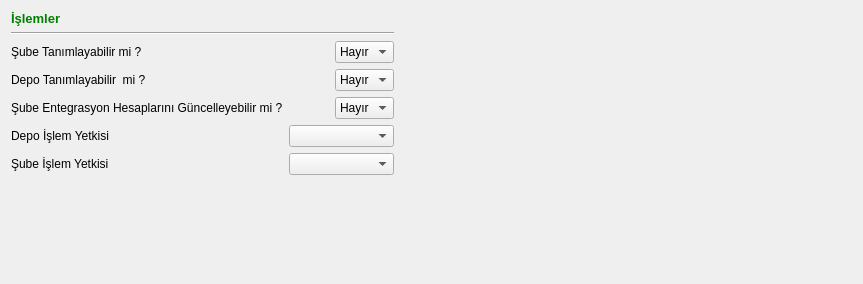
     <widget class="QWidget" name="tab_sube_depo_unite">
      <attribute name="title">
       <string>Şube/Depo/Ünite</string>
      </attribute>
      <layout class="QGridLayout" name="gridLayout_11">
       <item row="0" column="0">
        <layout class="QGridLayout" name="gridLayout_9" columnstretch="15,0,5,40">
         <item row="0" column="0">
          <widget class="QLabel" name="label_203">
           <property name="sizePolicy">
            <sizepolicy hsizetype="Fixed" vsizetype="Fixed">
             <horstretch>0</horstretch>
             <verstretch>0</verstretch>
            </sizepolicy>
           </property>
           <property name="text">
            <string>&lt;!DOCTYPE HTML PUBLIC &quot;-//W3C//DTD HTML 4.0//EN&quot; &quot;http://www.w3.org/TR/REC-html40/strict.dtd&quot;&gt;
&lt;html&gt;&lt;head&gt;&lt;meta name=&quot;qrichtext&quot; content=&quot;1&quot; /&gt;&lt;style type=&quot;text/css&quot;&gt;
p, li { white-space: pre-wrap; }
&lt;/style&gt;&lt;/head&gt;&lt;body style=&quot; font-family:'Sans Serif'; font-size:10pt; font-weight:400; font-style:normal;&quot;&gt;
&lt;p style=&quot; margin-top:0px; margin-bottom:0px; margin-left:0px; margin-right:0px; -qt-block-indent:0; text-indent:0px;&quot;&gt;&lt;span style=&quot; font-weight:600; color:#008000;&quot;&gt;İşlemler&lt;/span&gt;&lt;/p&gt;&lt;/body&gt;&lt;/html&gt;</string>
           </property>
          </widget>
         </item>
         <item row="1" column="0" colspan="3">
          <widget class="Line" name="line_25">
           <property name="orientation">
            <enum>Qt::Horizontal</enum>
           </property>
          </widget>
         </item>
         <item row="2" column="0">
          <widget class="QLabel" name="label_sube_tanimlayabilir_mi_3">
           <property name="sizePolicy">
            <sizepolicy hsizetype="Fixed" vsizetype="Expanding">
             <horstretch>0</horstretch>
             <verstretch>0</verstretch>
            </sizepolicy>
           </property>
           <property name="text">
            <string>Şube Tanımlayabilir mi ?                         </string>
           </property>
          </widget>
         </item>
         <item row="2" column="3">
          <spacer name="horizontalSpacer_3">
           <property name="orientation">
            <enum>Qt::Horizontal</enum>
           </property>
           <property name="sizeHint" stdset="0">
            <size>
             <width>458</width>
             <height>20</height>
            </size>
           </property>
          </spacer>
         </item>
         <item row="2" column="2">
          <widget class="QComboBox" name="sub_combobox_sube_tanimlayabilir_mi">
           <property name="sizePolicy">
            <sizepolicy hsizetype="Fixed" vsizetype="Fixed">
             <horstretch>0</horstretch>
             <verstretch>0</verstretch>
            </sizepolicy>
           </property>
           <item>
            <property name="text">
             <string>Hayır</string>
            </property>
           </item>
           <item>
            <property name="text">
             <string>Evet</string>
            </property>
           </item>
          </widget>
         </item>
         <item row="3" column="0">
          <widget class="QLabel" name="label_depo_kartina_girebilir_mi_2">
           <property name="sizePolicy">
            <sizepolicy hsizetype="Fixed" vsizetype="Expanding">
             <horstretch>0</horstretch>
             <verstretch>0</verstretch>
            </sizepolicy>
           </property>
           <property name="text">
            <string>Depo Tanımlayabilir  mi ?</string>
           </property>
          </widget>
         </item>
         <item row="3" column="2">
          <widget class="QComboBox" name="sub_comboBox_depo_kartini_gorebilir_mi">
           <property name="sizePolicy">
            <sizepolicy hsizetype="Fixed" vsizetype="Fixed">
             <horstretch>0</horstretch>
             <verstretch>0</verstretch>
            </sizepolicy>
           </property>
           <item>
            <property name="text">
             <string>Hayır</string>
            </property>
           </item>
           <item>
            <property name="text">
             <string>Evet</string>
            </property>
           </item>
          </widget>
         </item>
         <item row="4" column="0">
          <widget class="QLabel" name="label_depo_kartina_girebilir_mi_3">
           <property name="sizePolicy">
            <sizepolicy hsizetype="Fixed" vsizetype="Expanding">
             <horstretch>0</horstretch>
             <verstretch>0</verstretch>
            </sizepolicy>
           </property>
           <property name="text">
            <string>Şube Entegrasyon Hesaplarını Güncelleyebilir mi ?</string>
           </property>
          </widget>
         </item>
         <item row="4" column="2">
          <widget class="QComboBox" name="sub_comboBox_sube_ent_hesaplari">
           <property name="sizePolicy">
            <sizepolicy hsizetype="Fixed" vsizetype="Fixed">
             <horstretch>0</horstretch>
             <verstretch>0</verstretch>
            </sizepolicy>
           </property>
           <item>
            <property name="text">
             <string>Hayır</string>
            </property>
           </item>
           <item>
            <property name="text">
             <string>Evet</string>
            </property>
           </item>
          </widget>
         </item>
         <item row="5" column="0">
          <widget class="QLabel" name="label_depo_islem_yetkisi_2">
           <property name="sizePolicy">
            <sizepolicy hsizetype="Fixed" vsizetype="Expanding">
             <horstretch>0</horstretch>
             <verstretch>0</verstretch>
            </sizepolicy>
           </property>
           <property name="text">
            <string>Depo İşlem Yetkisi</string>
           </property>
          </widget>
         </item>
         <item row="5" column="1" colspan="2">
          <widget class="QComboBox" name="sub_comboBox_depo_islem_yetkisi">
           <property name="sizePolicy">
            <sizepolicy hsizetype="Expanding" vsizetype="Fixed">
             <horstretch>0</horstretch>
             <verstretch>0</verstretch>
            </sizepolicy>
           </property>
          </widget>
         </item>
         <item row="6" column="0">
          <widget class="QLabel" name="label_sube_islem_yetkisi">
           <property name="sizePolicy">
            <sizepolicy hsizetype="Fixed" vsizetype="Expanding">
             <horstretch>0</horstretch>
             <verstretch>0</verstretch>
            </sizepolicy>
           </property>
           <property name="text">
            <string>Şube İşlem Yetkisi</string>
           </property>
          </widget>
         </item>
         <item row="6" column="1" colspan="2">
          <widget class="QComboBox" name="sub_comboBox_sube_islem_yetkisi">
           <property name="sizePolicy">
            <sizepolicy hsizetype="Expanding" vsizetype="Fixed">
             <horstretch>0</horstretch>
             <verstretch>0</verstretch>
            </sizepolicy>
           </property>
          </widget>
         </item>
         <item row="7" column="1">
          <spacer name="verticalSpacer_3">
           <property name="orientation">
            <enum>Qt::Vertical</enum>
           </property>
           <property name="sizeHint" stdset="0">
            <size>
             <width>20</width>
             <height>40</height>
            </size>
           </property>
          </spacer>
         </item>
         <item row="8" column="1">
          <spacer name="verticalSpacer">
           <property name="orientation">
            <enum>Qt::Vertical</enum>
           </property>
           <property name="sizeHint" stdset="0">
            <size>
             <width>20</width>
             <height>58</height>
            </size>
           </property>
          </spacer>
         </item>
         <item row="2" column="1">
          <spacer name="horizontalSpacer_14">
           <property name="orientation">
            <enum>Qt::Horizontal</enum>
           </property>
           <property name="sizeHint" stdset="0">
            <size>
             <width>40</width>
             <height>20</height>
            </size>
           </property>
          </spacer>
         </item>
        </layout>
       </item>
      </layout>
     </widget>
